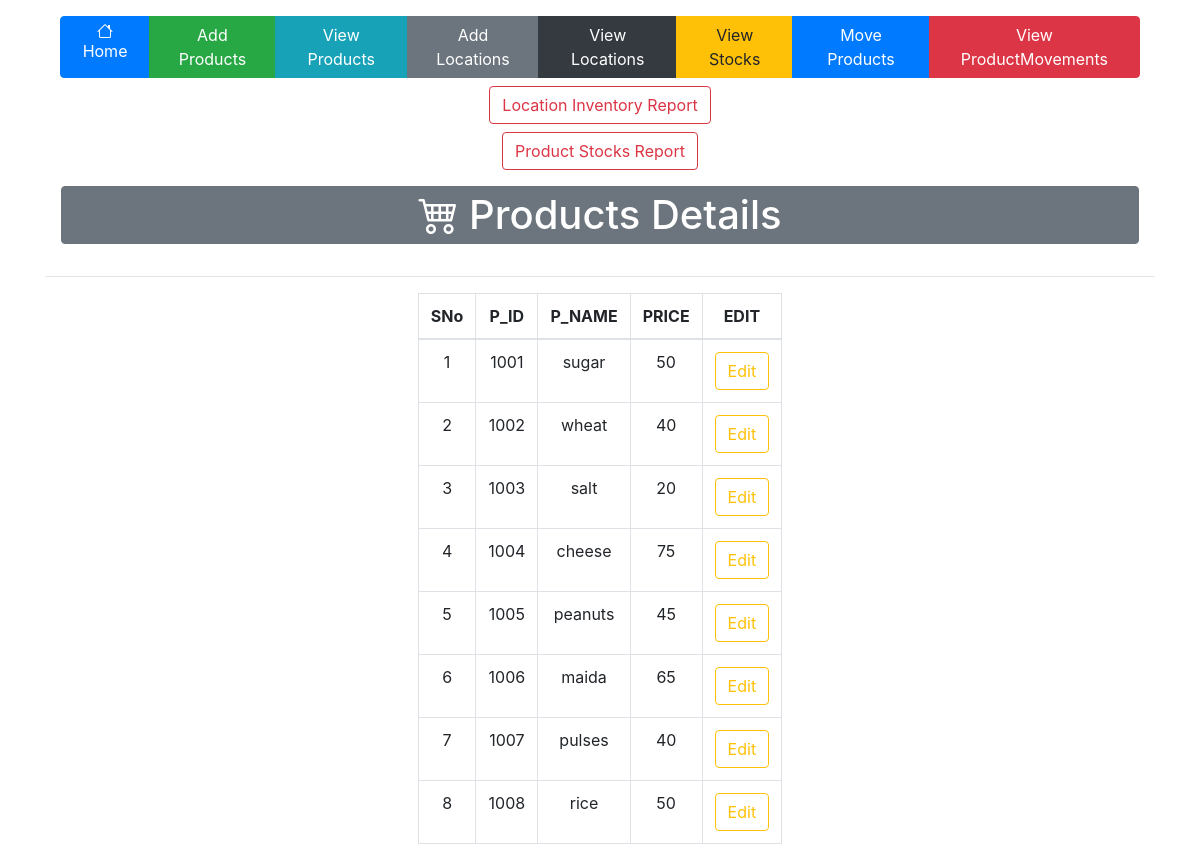
Page /view_products on the earlier database version.
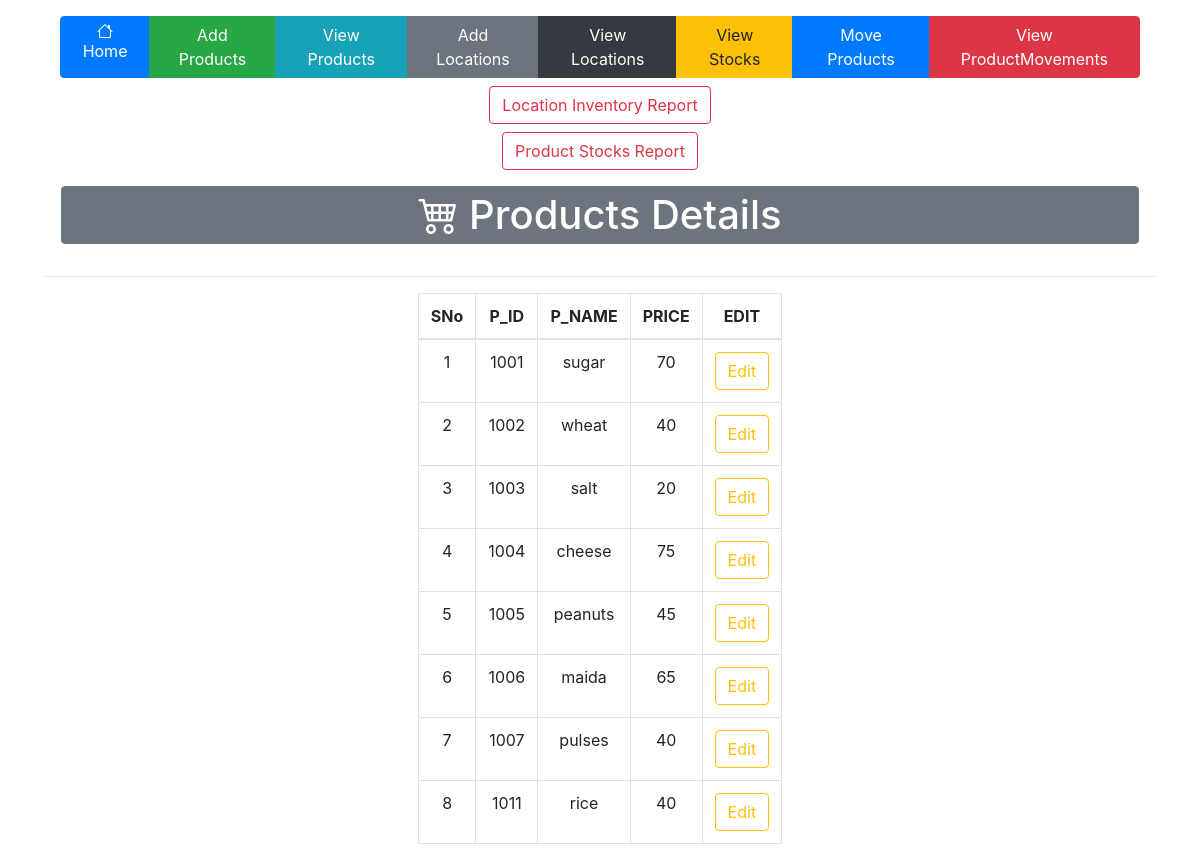
Same page on the later database version.
### tables this page shows
CREATE TABLE "products" (
	"P_ID"	INTEGER,
	"P_NAME"	TEXT,
	"PRICE"	INTEGER,
	PRIMARY KEY("P_ID" AUTOINCREMENT)
);

### app.py (the view)
@app.route('/view_products')
def view_products():
    con=sql.connect("inventory.db")
    con.row_factory=sql.Row
    cur=con.cursor()
    cur.execute("select * from products")
    data=cur.fetchall()
    return render_template("view_products.html",datas=data)

### templates/view_products.html
{% extends 'layout.html' %}
{% block body %}
        <div class="d-flex justify-content-between align-items-center mb-3">
            <div class="flex-grow-1 text-center">
                <h1 class="border border-secondary m-3 p-1 bg-secondary text-white rounded bolder"><i class="bi bi-cart4"></i> Products Details</h1>
            </div>
        </div>
        <hr>
        <table class="table table-bordered  mx-auto w-auto text-center">
            <thead >
                <th>SNo</th>
                <th>P_ID</th>
                <th>P_NAME</th>
                <th>PRICE</th>
                <th>EDIT</th>
            </thead>
            <tbody>
                {% for row in datas %}
                    <tr>
                        <td>{{loop.index}}</td>
                        <td>{{row.P_ID}}</td>
                        <td>{{row.P_NAME}}</td>
                        <td>{{row.PRICE}}</td>
                        <td><a href='{{url_for("edit_products",pid=row.P_ID)}}' class="btn btn-outline-warning">Edit</a></td>
                    </tr>
                {% endfor %}
            </tbody>
        </table>
{% endblock %}

Differences in the rows shown:
removed products: P_ID "1008", P_NAME "rice", PRICE "50"
changed products "sugar": PRICE "50" → "70"
added products: P_ID "1011", P_NAME "rice", PRICE "40"
